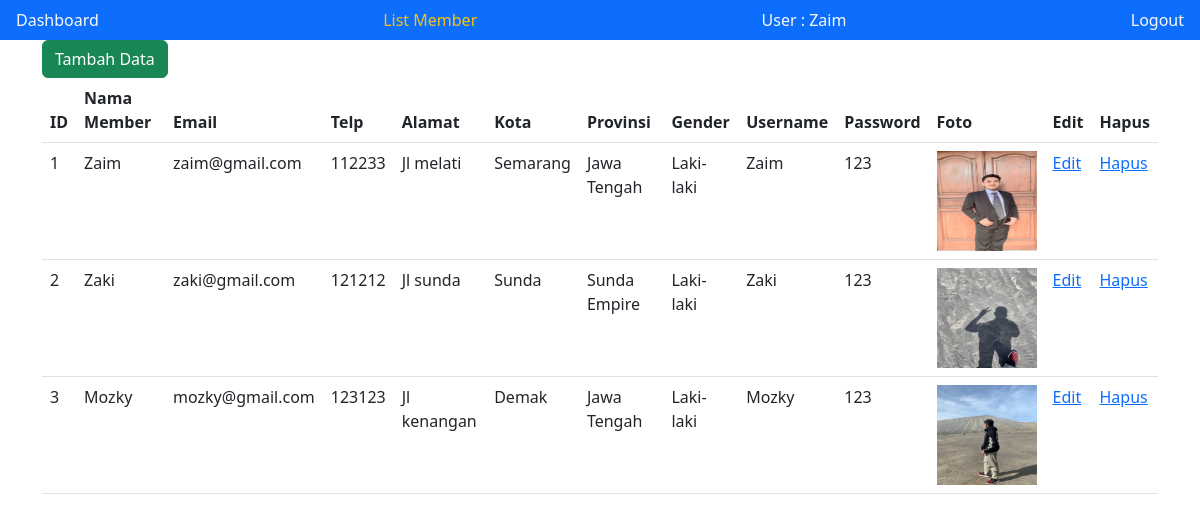
/listmember.php (signed in), run on the app's committed database.
### tables this page shows
CREATE TABLE `member` (
  `id` int(11) NOT NULL AUTO_INCREMENT,
  `nama_member` varchar(40) DEFAULT NULL,
  `email` varchar(30) DEFAULT NULL,
  `telp` varchar(30) DEFAULT NULL,
  `alamat` varchar(60) DEFAULT NULL,
  `kota` varchar(40) DEFAULT NULL,
  `provinsi` varchar(40) DEFAULT NULL,
  `gender` varchar(10) DEFAULT NULL,
  `username` varchar(20) DEFAULT NULL,
  `password` varchar(100) DEFAULT NULL,
  `foto` varchar(255) DEFAULT NULL,
  PRIMARY KEY (`id`)
);

### listmember.php (the view, shortened to what this page needs)
<?php
if(isset($_SESSION["username"]))
    $user=$_SESSION["username"];
else
    header("location:index.php");
?>
<!DOCTYPE html>
<html lang="en">
<head>
    <link href="https://cdn.jsdelivr.net/npm/bootstrap@5.3.0-alpha3/dist/css/bootstrap.min.css" rel="stylesheet"
>
</head>
<body>
    <nav class="nav nav-pills  flex-sm-row bg-primary">
        <a class="flex-sm-fill text-sm-start nav-link text-light" href="dashboard.php">Dashboard</a>
        <span class="nav-link text-warning disabled" aria-current="page" >List Member</span>
        <a class="flex-sm-fill text-sm-end nav-link text-light disabled" href="#">User : <?=$user ; ?></a>
        <a class="flex-sm-fill text-sm-end nav-link text-light" href="index.php">Logout</a>
    </nav>
    <div class="container">
        <?php
            include "koneksi.php";
            $sql="SELECT * from member ORDER BY id";
            $hasil=$conn->query($sql);
            echo "<a href='addMember.php' class='btn btn-success text-white'> Tambah Data </a>";
            if($hasil->num_rows>0){
                echo "<table class='table table-stripped'>
                <thead>
                <tr>
                <th scope='col'>ID</th>
                <th scope='col'>Nama Member</th>
                <th scope='col'>Email</th>
                <th scope='col'>Telp</th>
                <th scope='col'>Alamat</th>
                <th scope='col'>Kota</th>
                <th scope='col'>Provinsi</th>
                <th scope='col'>Gender</th>
                <th scope='col'>Username</th>
                <th scope='col'>Password</th>
                <th scope='col'>Foto</th>
                <th scope='col'>Edit</th>
                <th scope='col'>Hapus</th>
                </tr>
                </thead>
                <tbody>";
                while ($row=$hasil->fetch_assoc()){
                    $teks="<tr>";
                    $teks.="<td>".$row["id"]."</td>";
                    $teks.="<td>".$row["nama_member"]."</td>";
                    $teks.="<td>".$row["email"]."</td>";
                    $teks.="<td>".$row["telp"]."</td>";
                    $teks.="<td>".$row["alamat"]."</td>";
                    $teks.="<td>".$row["kota"]."</td>";
                    $teks.="<td>".$row["provinsi"]."</td>";
                    $teks.="<td>".$row["gender"]."</td>";
                    $teks.="<td>".$row["username"]."</td>";
                    $teks.="<td>".$row["password"]."</td>";
                    $teks.="<td><img src='imgMember/".$row["foto"]."' style='width:100px;height:100px;'></img></td>";
                    $teks.="<td><a href='editMember.php?id=".$row["id"]."'>Edit</a></td>";
                    $teks.="<td><a href='delMember.php?id=".$row["id"]."'>Hapus</a></td>";
                    $teks.="</tr>";
                    echo $teks;
                }
                echo "</tbody>
                </table>";
            }
            else{
                echo "jml rec: 0 ";
            }
        ?>
    </div>
</body>
</html>

### data on the page
member: id "1", nama_member "Zaim", email "zaim@gmail.com", telp "112233", alamat "Jl melati", kota "Semarang", provinsi "Jawa Tengah", gender "Laki-laki", username "Zaim", password "123", foto (picture)
member: id "2", nama_member "Zaki", email "zaki@gmail.com", telp "121212", alamat "Jl sunda", kota "Sunda", provinsi "Sunda Empire", gender "Laki-laki", username "Zaki", password "123", foto (picture)
member: id "3", nama_member "Mozky", email "mozky@gmail.com", telp "123123", alamat "Jl kenangan", kota "Demak", provinsi "Jawa Tengah", gender "Laki-laki", username "Mozky", password "123", foto (picture)

### other printed values
$user "Zaim"
